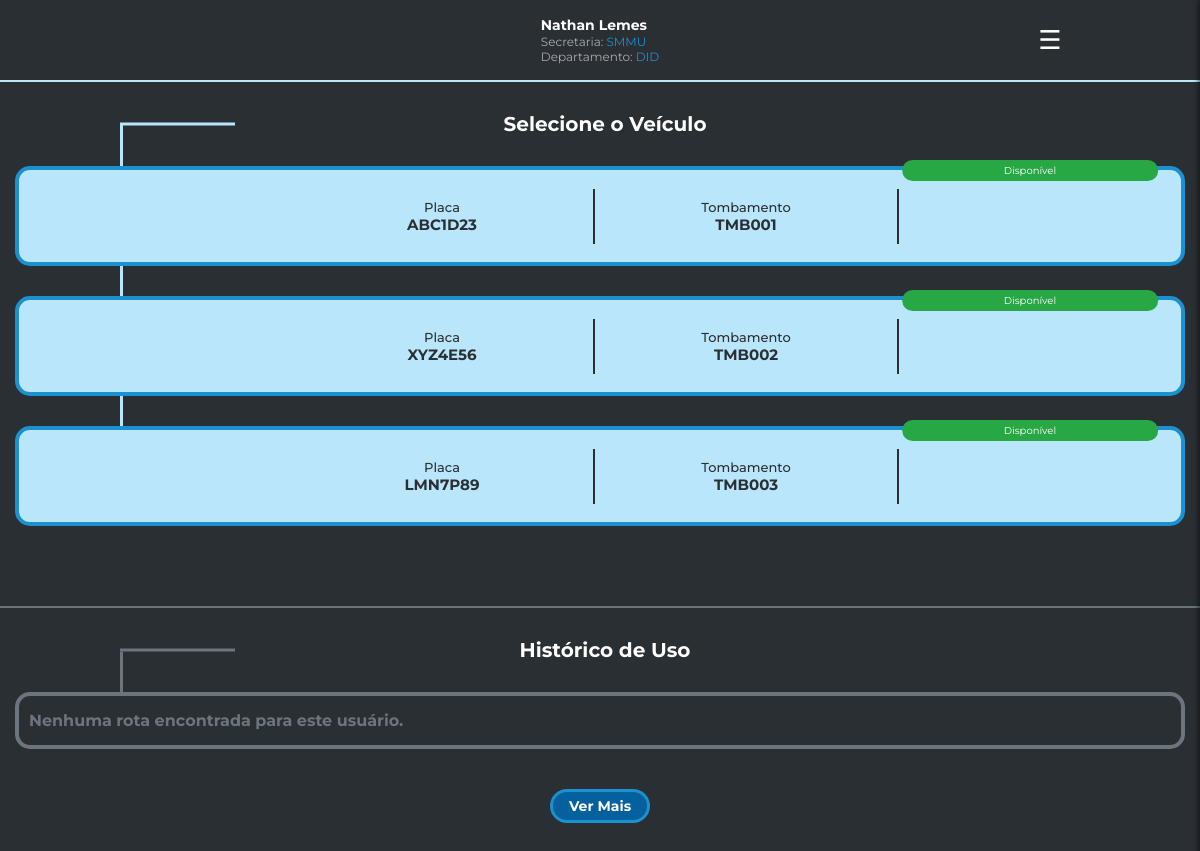
The app's page /acesso/home.php (signed in) with its own data.
### tables this page shows
CREATE TABLE veiculo (
    id INT AUTO_INCREMENT PRIMARY KEY,
    placa VARCHAR(10),
    tombamento VARCHAR(20),
    marca VARCHAR(50),
    modelo VARCHAR(50),
    cor VARCHAR(20),
    tipo VARCHAR(20),
    especie VARCHAR(20),
    km INT,
    disponibilidade BOOLEAN,
    departamento_id INT,
    rota_funcionario_id INT,
    FOREIGN KEY (departamento_id) REFERENCES departamento(id)
);

### acesso/verificaSessao.php (called while the page is built, shortened)
<?php
    $nome = $_SESSION['usuario_nome'] ?? 'Não especificado';
    $usuarioID = $_SESSION['usuario_id'] ?? 'Não especificado';
    $secretaria = $_SESSION['secretaria_nome'] ?? 'Não especificado';
    $departamento = $_SESSION['departamento_nome'] ?? 'Não especificado';
    $cargoDepartamentoID = $_SESSION['cargo_departamento_id'];
?>

### acesso/home.php (the view, shortened to what this page needs)
<?php
include "verificaSessao.php";
include "../conexao.php";
$mostrarRota = false;
            ?>
    <?php
$query = "SELECT id, placa, tombamento, disponibilidade, departamento_id, rota_funcionario_id FROM veiculo WHERE departamento_id = '$cargoDepartamentoID'";
$result = $conn->query($query);
?>
<!DOCTYPE html>
<html lang="pt-BR">
<head>
    <link rel="stylesheet" href="../css/acesso/home.css">
</head>
<body id="pagina-inicial">
    <div class="nav-info">
        <div class="nav-icone">
        </div>
        <div class="nav-dados">
            <h2><?= htmlspecialchars($nome) ?></h2>
            <p>Secretaria: <span><?= htmlspecialchars($secretaria) ?></span></p>
            <p>Departamento: <span><?= htmlspecialchars($departamento) ?></span></p>
        </div>
        <div class="nav-menu">
            <div id="menu-icon" onclick="toggleMenu()">☰</div>
        </div>
    </div>
    <div class="veiculos-lista">
        <?php
            $rotaEmAndamento = false;
            if (!$rotaEmAndamento) {
                $result->data_seek(0);
                ?>
                <div class="veiculos-titulo">
                    <div class="veiculos-titulo-before"></div>
                    <h2>Selecione o Veículo</h2>
                </div>
                <?php
                while($veiculo = $result->fetch_assoc()):
                    if ($veiculo['disponibilidade'] == 1) {
                        $classeDisponibilidade = "disp-veiculos-selecionar";
                        $textoDisponibilidade = "Disponível";
                        $disabled = "";
                        $mostrarRota = false;
                        $statusVeiculo = "disp";
                        $corTexto = "color: #2A2F34;";
                        $corBorda = "disp";
                        $bloco = "disp";
                        $dados = "disp";
                    }
            ?>
    <form action="veiculoSelecionado.php" method="POST">
        <button type="submit" <?= $disabled; ?>>
            <div class="veiculos-container">
                <div class="veiculos-container-before"></div>
                <div class="<?= !empty($classeDisponibilidade) ? $classeDisponibilidade : 'indisp-veiculos-selecionar'; ?>">
                    <div class="<?= !empty($bloco) ? $bloco : 'indisp'; ?>-veiculos-bloco">
                        <div class="<?= !empty($dados) ? $dados : 'indisp'; ?>-veiculos-dados">
                        </div>
                        <div class="<?= !empty($dados) ? $dados : 'indisp'; ?>-veiculos-dados <?= !empty($corBorda) ? $corBorda : 'indisp'; ?>-borda-direita">
                            <h3 style="<?= !empty($corTexto) ? $corTexto : ''; ?>">Placa</h3>
                            <p style="<?= !empty($corTexto) ? $corTexto : ''; ?>"><?= htmlspecialchars($veiculo['placa']); ?></p>
                        </div>
                        <div class="<?= !empty($dados) ? $dados : 'indisp'; ?>-veiculos-dados <?= !empty($corBorda) ? $corBorda : 'indisp'; ?>-borda-direita">
                            <h3 style="<?= !empty($corTexto) ? $corTexto : ''; ?>">Tombamento</h3>
                            <p style="<?= !empty($corTexto) ? $corTexto : ''; ?>"><?= htmlspecialchars($veiculo['tombamento']); ?></p>
                        </div>
                        <div class="<?= !empty($dados) ? $dados : 'indisp'; ?>-veiculos-dados">
                            <div class="<?= !empty($statusVeiculo) ? $statusVeiculo : 'indisp'; ?>-informativo-label">
                                <?= !empty($textoDisponibilidade) ? $textoDisponibilidade : 'Indisponível'; ?>
                            </div>
                        </div>
                    </div>
                </div>
            </button>
        </form>
    <?php endwhile;
        }
    ?>
    <?php if (!$mostrarRota): ?>
    <hr style="margin-top: 50px; border: 1px solid #6C757D;">
    <div class="veiculos-titulo">
        <div class="veiculos-historico-before"></div>
        <h2>Histórico de Uso</h2>
    </div>
<div class="veiculos-lista" style="margin-bottom: 70px;">
    <div id="historicoVeiculos">
        <?php
        include "../conexao.php";
        $sql = "SELECT rota.*, veiculo.placa
        FROM rota
        JOIN veiculo ON rota.veiculo_id = veiculo.id
        WHERE rota.funcionario_id = ?
        ORDER BY rota.id DESC
        LIMIT 1 OFFSET ?";
        $offset = isset($_GET['offset']) ? intval($_GET['offset']) : 0;
        $stmt = $conn->prepare($sql);
        if (!$stmt->bind_param("ii", $usuarioID, $offset)) {
            echo json_encode(['error' => "Erro ao associar parâmetros: " . $stmt->error]);
            exit;
        }
        if (!$stmt->execute()) {
            echo json_encode(['error' => "Erro ao executar consulta: " . $stmt->error]);
            exit;
        }
        $result = $stmt->get_result();
        if ($stmt) {
            if ($result->num_rows > 0) {
                while ($rota = $result->fetch_assoc()) {
                    $chave = '1234567890123456';
                    $id = $rota['id'];
                    $rota_id_criptografado = criptografar_id($id, $chave);
                    ?>
                <div class="veiculos-container-historico">
                    <div class="historico-container-before"></div>
                        <div class="historico-veiculos-selecionar">
                            <div class="historico-veiculos-bloco">
                                <div class="historico-veiculos-dados">
                                    <img src="../img/icone_historico_veiculo.png" alt="Histórico">
                                </div>
                                <div class="historico-veiculos-dados historico-borda-direita">
                                    <h3>Placa</h3>
                                    <p><?= htmlspecialchars($rota['placa']); ?></p>
                                </div>
                                <div class="historico-veiculos-dados historico-borda-direita">
                                    <h3>Data</h3>
                                    <?php
                                    $data_inicial = $rota['data_inicial'];
                                    $data_formatada = DateTime::createFromFormat('Y-m-d', $data_inicial)->format('d/m/Y');
                                    ?>
                                    <p><?= htmlspecialchars($data_formatada); ?></p>
                                </div>
                                <div class="historico-veiculos-dados">
                                    <form action="gerarFR.php" method="GET">
                                        <button type="submit">
                                            <div class="historico-fr">
                                                <img src="../img/icone_pdf_white.png" alt="Gerar FR">
                                                <p>Gerar FR</p>
                                                <input type="hidden" name="rota_id" value="<?= $rota_id_criptografado ?>">
                                            </div>
                                        </button>
                                    </form>
                                </div>
                            </div>
                        </div>
                    </div>
                    <?php
                }
            } else {
                echo "<div class='veiculos-container-historico'>
                        <div class='historico-container-before'></div>
                        <div class='historico-veiculos-selecionar'>
                            <div class='historico-veiculos-bloco'>
                                <p style='color: #6C757D; text-align: center; padding: 15px 10px; font-weight: bold;'>
                                    Nenhuma rota encontrada para este usuário.
                                </p>
                            </div>
                        </div>
                      </div>";
            }
        } else {
            echo "<p>Erro na consulta: " . $conn->error . "</p>";
        }
        ?>
    </div>
    <div style="display: flex; justify-content: center; align-items: center;" class="ver-mais-container">
        <div id="verMais" class="historico-ver-mais"><p>Ver Mais</p></div>
    </div>
    <?php endif; ?>
</div>
    </body>
</html>

### records on screen
veiculo: placa "ABC1D23", tombamento "TMB001", disponibilidade "Disponível"
veiculo: placa "XYZ4E56", tombamento "TMB002", disponibilidade "Disponível"
veiculo: placa "LMN7P89", tombamento "TMB003", disponibilidade "Disponível"

### other values on screen
$nome "Nathan Lemes"
$secretaria "SMMU"
$departamento "DID"
